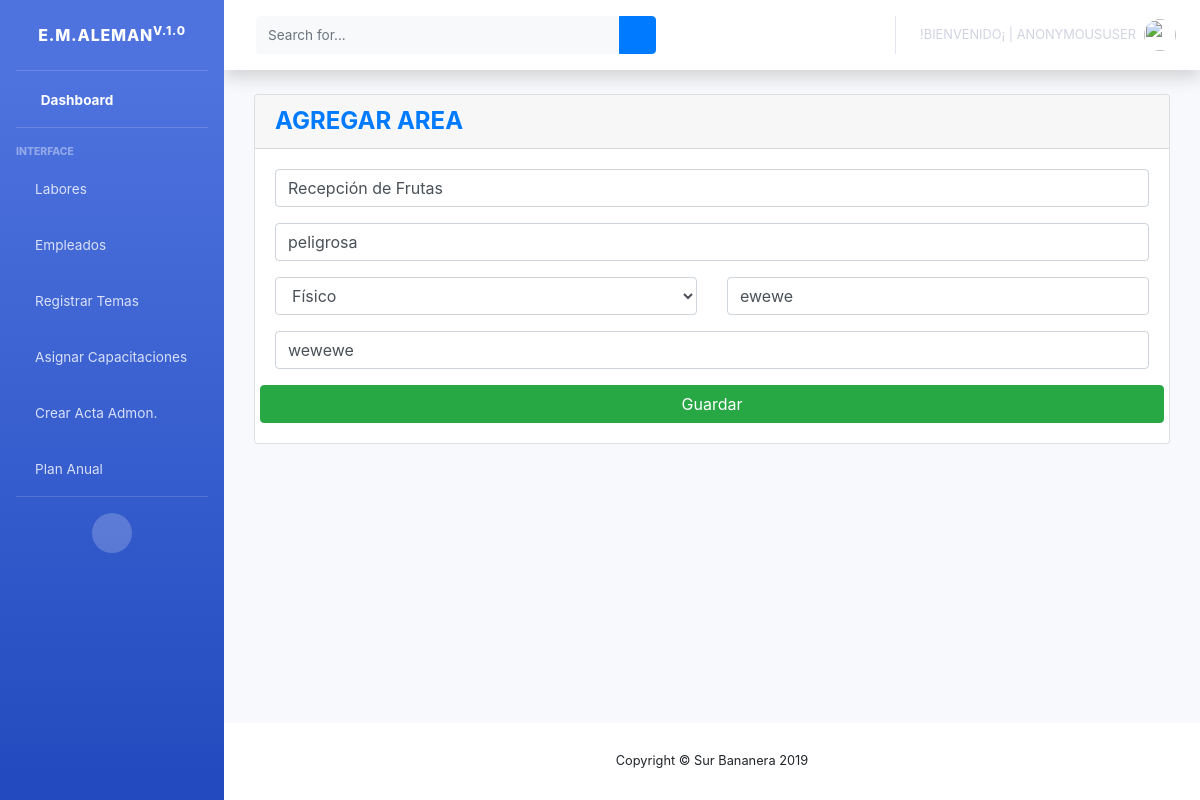
/bananera/editarAreas/1, run on the app's committed database.
### surBananas/models.py (models this page shows, shortened)
class areas(models.Model):
    choice_riesgo ={('', 'Tipos de riesgo'),('Físico','Físico'),('Quimico','Quimico'), ('Físico y Quimico','Físico y Quimico')}
    puesto = models.CharField(max_length=100, blank=True, null=True)
    actividad = models.CharField(max_length=500, blank=True, null=True)
    tiposRiesgo = models.CharField(choices=choice_riesgo, default='', max_length=20, blank=True, null=True)
    regionAnatomica = models.CharField(max_length=200,blank=True, null=True)
    eppUtilizar = models.CharField(max_length=200,blank=True, null=True)
    status = models.BooleanField('Estado', default=True)
    created_at = models.DateTimeField(auto_now_add=True, blank=True, null=True)

### surBananas/views.py (the view)
# urls.py: path('editarAreas/<int:pk>', views.ActualizarAreas.as_view(), name = 'editarAreas'),
class ActualizarAreas(UpdateView):
    model = areas
    template_name = 'agregarArea.html'
    form_class = AreasForm
    success_url = reverse_lazy('listaAreas')

### surBananas/templates/agregarArea.html (shortened to what this page needs)
{% extends 'indexAdmin.html' %}
{% block contenido %}
    <div class="content">
        <div class="container-fluid">
            <div class="row">
                <div class="col-md-12">
                    <div class="card">
                        <div class="card-header card-header-warning">
                            <h4 class="card-title m-0 font-weight-bold text-primary">AGREGAR AREA</h4>
                        </div>
                        <div class="card-body">
                            <form method="post" enctype="multipart/form-data">
                                <div class="row">
                                    {% if error %}
                                        <h1>{{ error }}</h1>
                                    {% else %}
                                         <div class="col-md-12">
                                            <div class="form-group">
                                                {{ form.puesto }}
                                            </div>
                                        </div>
                                        <div class="col-md-12">
                                            <div class="form-group">
                                                {{ form.actividad }}
                                            </div>
                                        </div>
                                        <div class="col-md-6">
                                            <div class="form-group">
                                                {{ form.tiposRiesgo }}
                                            </div>
                                        </div>
                                        <div class="col-md-6">
                                            <div class="form-group">
                                                {{ form.regionAnatomica }}
                                            </div>
                                        </div>
                                        <div class="col-md-12">
                                            <div class="form-group">
                                                {{ form.eppUtilizar }}
                                            </div>
                                        </div>
                                        <button type="submit" class="btn btn-block btn-success pull-right">Guardar</button>
                                    {% endif %}
                                </div>
                            </form>
                        </div>
                    </div>
                </div>
            </div>
        </div>
    </div>
{%endblock contenido %}

### data on the page
areas: puesto "Recepción de Frutas", actividad "peligrosa", tiposRiesgo "Físico", regionAnatomica "ewewe", eppUtilizar "wewewe"

### other printed values
{{ user }} "ANONYMOUSUSER"
